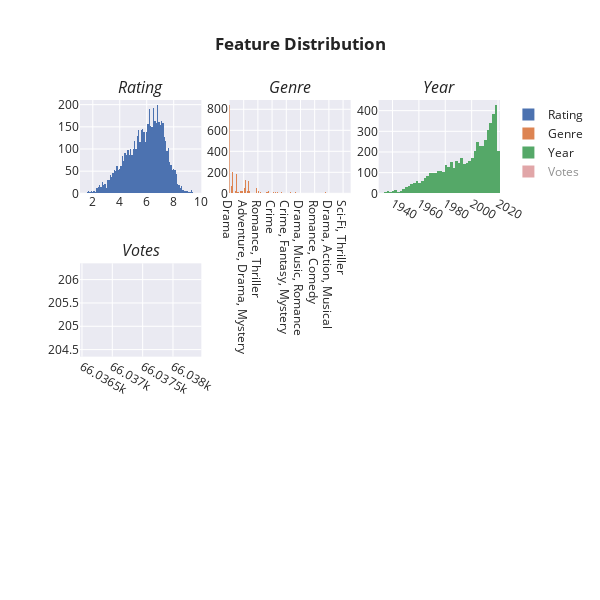

The code cell stored with this chart in its notebook:
### Code cell
fig=make_subplots(rows=3,cols=3,subplot_titles=('<i>Rating', '<i>Genre', '<i>Year','<i>Votes',))
fig.add_trace(go.Histogram(x=df['Rating'],name='Rating'),row=1,col=1)
fig.add_trace(go.Histogram(x=df['Genre'],name='Genre'),row=1,col=2)
fig.add_trace(go.Histogram(x=df['Year'],name='Year'),row=1,col=3)
fig.add_trace(go.Histogram(x=df['Votes'],name='Votes'),row=2,col=1)


fig.update_layout(height=600,width=600,title_text='<b>Feature Distribution')
fig.update_layout(template='seaborn',title_x=0.5)

### Figure 1 — Plotly figure (JSON) as saved in the notebook; plotly's stock layout.template omitted (floating-point values rounded to 4 significant figures; data arrays with more than 128 entries replaced by an {"elided": "..."} marker saying what was removed)
{"data": [{"name": "Rating", "type": "histogram", "x": {"elided": "5659 float values"}, "xaxis": "x", "yaxis": "y"}, {"name": "Genre", "type": "histogram", "x": {"elided": "5659 str values"}, "xaxis": "x2", "yaxis": "y2"}, {"name": "Year", "type": "histogram", "x": {"elided": "5659 int values"}, "xaxis": "x3", "yaxis": "y3"}, {"name": "Votes", "type": "histogram", "visible": "legendonly", "x": {"elided": "5659 int values"}, "xaxis": "x4", "yaxis": "y4"}], "layout": {"annotations": [{"font": {"size": 16}, "showarrow": false, "text": "<i>Rating", "x": 0.1444, "xanchor": "center", "xref": "paper", "y": 1, "yanchor": "bottom", "yref": "paper"}, {"font": {"size": 16}, "showarrow": false, "text": "<i>Genre", "x": 0.5, "xanchor": "center", "xref": "paper", "y": 1, "yanchor": "bottom", "yref": "paper"}, {"font": {"size": 16}, "showarrow": false, "text": "<i>Year", "x": 0.8556, "xanchor": "center", "xref": "paper", "y": 1, "yanchor": "bottom", "yref": "paper"}, {"font": {"size": 16}, "showarrow": false, "text": "<i>Votes", "x": 0.1444, "xanchor": "center", "xref": "paper", "y": 0.6111, "yanchor": "bottom", "yref": "paper"}], "height": 600, "title": {"text": "<b>Feature Distribution", "x": 0.5}, "width": 600, "xaxis": {"anchor": "y", "autorange": true, "domain": [0, 0.2889], "range": [1.05, 10.05], "type": "linear"}, "xaxis2": {"anchor": "y2", "autorange": true, "domain": [0.3556, 0.6444], "range": [-0.5, 375.5], "type": "category"}, "xaxis3": {"anchor": "y3", "autorange": true, "domain": [0.7111, 1], "range": [1930.0, 2022.0], "type": "linear"}, "xaxis4": {"anchor": "y4", "autorange": false, "domain": [0, 0.2889], "range": [66040.0, 66040.0], "type": "linear"}, "xaxis5": {"anchor": "y5", "domain": [0.3556, 0.6444]}, "xaxis6": {"anchor": "y6", "domain": [0.7111, 1]}, "xaxis7": {"anchor": "y7", "domain": [0, 0.2889]}, "xaxis8": {"anchor": "y8", "domain": [0.3556, 0.6444]}, "xaxis9": {"anchor": "y9", "domain": [0.7111, 1]}, "yaxis": {"anchor": "x", "autorange": true, "domain": [0.7778, 1], "range": [0, 210.5]}, "yaxis2": {"anchor": "x2", "autorange": true, "domain": [0.7778, 1], "range": [0, 888.4]}, "yaxis3": {"anchor": "x3", "autorange": true, "domain": [0.7778, 1], "range": [0, 451.6]}, "yaxis4": {"anchor": "x4", "autorange": false, "domain": [0.3889, 0.6111], "range": [205.3, 205.3]}, "yaxis5": {"anchor": "x5", "domain": [0.3889, 0.6111]}, "yaxis6": {"anchor": "x6", "domain": [0.3889, 0.6111]}, "yaxis7": {"anchor": "x7", "domain": [0, 0.2222]}, "yaxis8": {"anchor": "x8", "domain": [0, 0.2222]}, "yaxis9": {"anchor": "x9", "domain": [0, 0.2222]}}}
